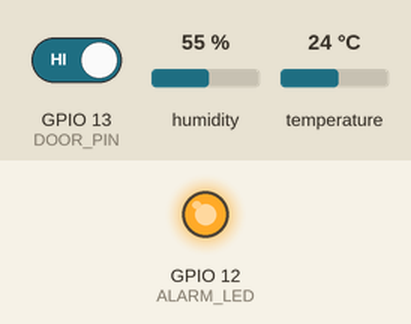
The sketch below on a simulated ESP32. On the bench: output pins drawn as LEDs (lit = HIGH). Inputs (shaded band) come from the test bench; at power-on: temperature 24 °C, GPIO 13 (DOOR_PIN) HIGH, humidity 55 %. No radio packets arrive unless stated; what the sketch prints to the serial monitor is not drawn.

Above: at 12.8 s.
12.9 s: temperature set to 10 °C
23.4 s: temperature set to 7 °C
At 31.2 s:
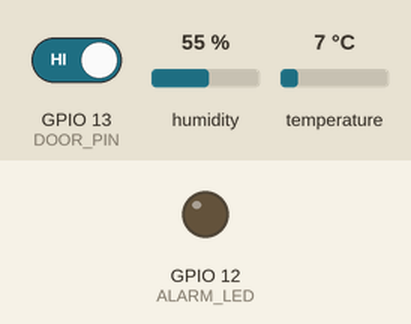
33.9 s: GPIO 13 (DOOR_PIN) driven LOW
At 40.5 s:
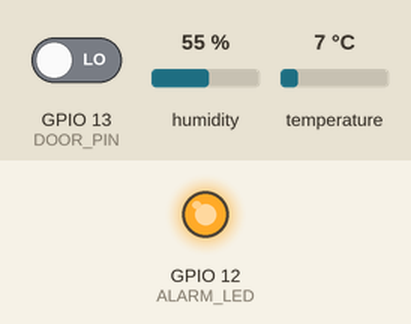
44.4 s: GPIO 13 (DOOR_PIN) driven HIGH
At 48.5 s:
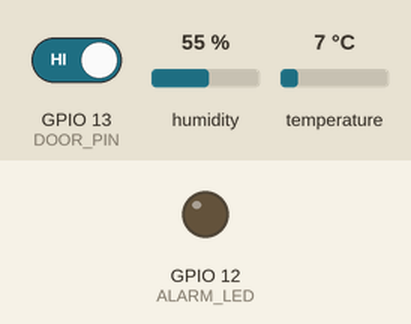
54.9 s: temperature set to 12 °C
At 57.7 s:
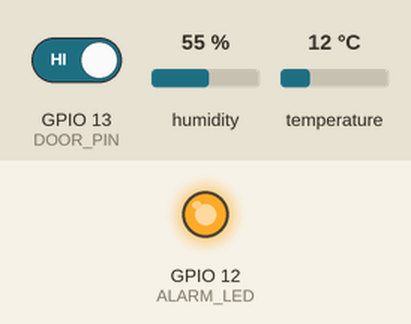
Timing chart, 0 to 59.2 s (numbered marks = the images above; inputs shaded):
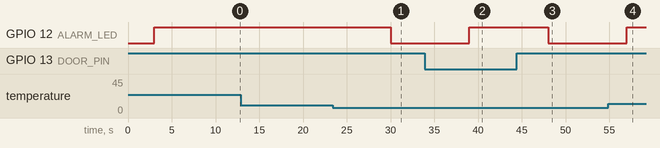

Measured:
- the behaviour switches between 9 and 8 °C on temperature (found by bisection; images 0 and 1)
- after the input at 12.9 s, every drawn part: stays the same
- after the input at 23.4 s, GPIO 12 (ALARM_LED): HIGH → LOW after 6.6 s
- after the input at 33.9 s, GPIO 12 (ALARM_LED): LOW → HIGH after 5.1 s
- after the input at 44.4 s, GPIO 12 (ALARM_LED): HIGH → LOW after 3.6 s
- after the input at 54.9 s, GPIO 12 (ALARM_LED): LOW → HIGH after 2.1 s

The sketch:

nodo1.ino
```cpp
#include <SPI.h>
#include <LoRa.h>
#include <DHT.h>

// --- CONFIGURACIÓN DEL NODO ---
#define ID_NODO 2             // Cambiar a 1, 2 o 3 según corresponda
#define NUM_NODOS 3
#define SLOT_DURATION_MS 3000 // Cada nodo tiene 3 segundos de slot
#define FRAME_DURATION_MS (NUM_NODOS * SLOT_DURATION_MS) // Trama TDM de 9 segundos

// --- PINES ESP32 ---
#define SCK_PIN   18
#define MISO_PIN  19
#define MOSI_PIN  23
#define SS_PIN    5
#define RST_PIN   14
#define DIO0_PIN  2

#define DHTPIN    4
#define DHTTYPE   DHT11
#define DOOR_PIN  13
#define ALARM_LED 12

// --- UMBRALES DE CADENA DE FRÍO ---
#define TEMP_MAX_UMBRAL 8.0 // Umbral de temperatura en °C

DHT dht(DHTPIN, DHTTYPE);
uint8_t contador_paquetes = 0;

// --- FUNCIONES DE CÓDIGO DE HAMMING (7,4) ---
uint8_t codificar_hamming74_nibble(uint8_t datos4bits) {
  uint8_t d1 = (datos4bits >> 3) & 0x01;
  uint8_t d2 = (datos4bits >> 2) & 0x01;
  uint8_t d3 = (datos4bits >> 1) & 0x01;
  uint8_t d4 = datos4bits & 0x01;

  uint8_t p1 = d1 ^ d2 ^ d4;
  uint8_t p2 = d1 ^ d3 ^ d4;
  uint8_t p3 = d2 ^ d3 ^ d4;

  // Formato: [p1, p2, d1, p3, d2, d3, d4]
  return (p1 << 6) | (p2 << 5) | (d1 << 4) | (p3 << 3) | (d2 << 2) | (d3 << 1) | d4;
}

void setup() {
  Serial.begin(115200);
  pinMode(DOOR_PIN, INPUT_PULLUP);
  pinMode(ALARM_LED, OUTPUT);
  dht.begin();

  // Inicialización de LoRa SPI
  SPI.begin(SCK_PIN, MISO_PIN, MOSI_PIN, SS_PIN);
  LoRa.setPins(SS_PIN, RST_PIN, DIO0_PIN);

  if (!LoRa.begin(915E6)) { // Banda 915 MHz
    Serial.println("❌ Fallo al iniciar módulo LoRa SX1276");
    while (1);
  }

  // Parámetros de comunicación LoRa
  LoRa.setSpreadingFactor(7);
  LoRa.setSignalBandwidth(125E3);
  LoRa.setCodingRate4(5);
  LoRa.setTxPower(14);

  Serial.printf("✅ Nodo %d iniciado correctamente.\n", ID_NODO);
}

void loop() {
  // Sincronización TDM básica basada en millis()
  unsigned long tiempo_actual = millis();
  unsigned long tiempo_en_trama = tiempo_actual % FRAME_DURATION_MS;
  unsigned long slot_esperado = (ID_NODO - 1) * SLOT_DURATION_MS;

  // Transmitir únicamente en el Slot asignado al nodo
  if (tiempo_en_trama >= slot_esperado && tiempo_en_trama < (slot_esperado + 500)) {

    // 1. Adquisición de Variables
    float temp = dht.readTemperature();
    float hum = dht.readHumidity();
    bool puerta_abierta = (digitalRead(DOOR_PIN) == LOW); // 1 = Abierta, 0 = Cerrada

    if (isnan(temp) || isnan(hum)) {
      temp = 0.0;
      hum = 0.0;
    }

    // 2. Evaluación de Alarma
    bool alarma_temp = (temp > TEMP_MAX_UMBRAL);
    if (alarma_temp || puerta_abierta) {
      digitalWrite(ALARM_LED, HIGH);
    } else {
      digitalWrite(ALARM_LED, LOW);
    }

    uint8_t temp_int = (uint8_t)temp;
    uint8_t hum_int = (uint8_t)hum;
    uint8_t estado_flags = (alarma_temp << 1) | (puerta_abierta ? 1 : 0);

    // 3. Codificación Hamming del byte de estado (dividido en 2 nibbles)
    uint8_t hamming_alto = codificar_hamming74_nibble((estado_flags >> 4) & 0x0F);
    uint8_t hamming_bajo = codificar_hamming74_nibble(estado_flags & 0x0F);

    // 4. Envío de Trama LoRa
    LoRa.beginPacket();
    LoRa.write(ID_NODO);             // Byte 0: ID Nodo
    LoRa.write(contador_paquetes);  // Byte 1: Secuencia Paquete
    LoRa.write(temp_int);           // Byte 2: Temperatura
    LoRa.write(hum_int);            // Byte 3: Humedad
    LoRa.write(estado_flags);       // Byte 4: Flags sin proteger
    LoRa.write(hamming_alto);       // Byte 5: Hamming Nibble Alto
    LoRa.write(hamming_bajo);       // Byte 6: Hamming Nibble Bajo
    LoRa.endPacket();

    Serial.printf("[TDM Slot %d] Paquete #%d enviado -> Temp: %.1f°C, Hum: %.1f%%, Puerta: %s, Alarma: %s\n",
                  ID_NODO, contador_paquetes, temp, hum,
                  puerta_abierta ? "ABIERTA" : "CERRADA",
                  alarma_temp ? "ACTIVADA" : "OK");

    contador_paquetes++;
    delay(SLOT_DURATION_MS); // Evita retransmisiones múltiples dentro del mismo slot
  }
}
```
